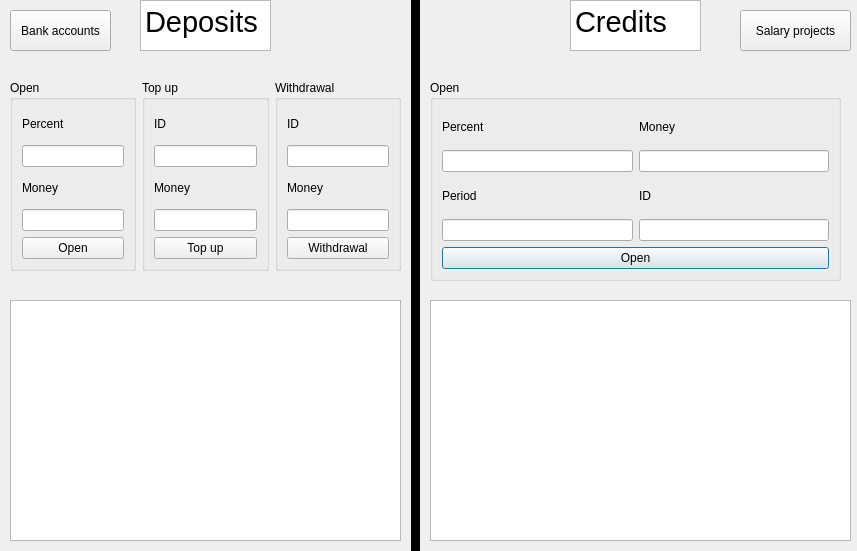
<?xml version="1.0" encoding="UTF-8"?>
<ui version="4.0">
 <class>deposit_credit_menu</class>
 <widget class="QDialog" name="deposit_credit_menu">
  <property name="geometry">
   <rect>
    <x>0</x>
    <y>0</y>
    <width>857</width>
    <height>551</height>
   </rect>
  </property>
  <property name="windowTitle">
   <string>Dialog</string>
  </property>
  <widget class="QTextBrowser" name="textBrowser">
   <property name="geometry">
    <rect>
     <x>140</x>
     <y>0</y>
     <width>131</width>
     <height>51</height>
    </rect>
   </property>
   <property name="html">
    <string>&lt;!DOCTYPE HTML PUBLIC &quot;-//W3C//DTD HTML 4.0//EN&quot; &quot;http://www.w3.org/TR/REC-html40/strict.dtd&quot;&gt;
&lt;html&gt;&lt;head&gt;&lt;meta name=&quot;qrichtext&quot; content=&quot;1&quot; /&gt;&lt;style type=&quot;text/css&quot;&gt;
p, li { white-space: pre-wrap; }
&lt;/style&gt;&lt;/head&gt;&lt;body style=&quot; font-family:'Ubuntu'; font-size:11pt; font-weight:400; font-style:normal;&quot;&gt;
&lt;p style=&quot; margin-top:0px; margin-bottom:0px; margin-left:0px; margin-right:0px; -qt-block-indent:0; text-indent:0px;&quot;&gt;&lt;span style=&quot; font-size:22pt;&quot;&gt;Deposits&lt;/span&gt;&lt;/p&gt;&lt;/body&gt;&lt;/html&gt;</string>
   </property>
  </widget>
  <widget class="Line" name="line">
   <property name="geometry">
    <rect>
     <x>400</x>
     <y>-10</y>
     <width>31</width>
     <height>581</height>
    </rect>
   </property>
   <property name="frameShadow">
    <enum>QFrame::Plain</enum>
   </property>
   <property name="lineWidth">
    <number>9</number>
   </property>
   <property name="orientation">
    <enum>Qt::Vertical</enum>
   </property>
  </widget>
  <widget class="QTableView" name="table_deposit">
   <property name="geometry">
    <rect>
     <x>10</x>
     <y>300</y>
     <width>391</width>
     <height>241</height>
    </rect>
   </property>
  </widget>
  <widget class="QTableView" name="table_credit">
   <property name="geometry">
    <rect>
     <x>430</x>
     <y>300</y>
     <width>421</width>
     <height>241</height>
    </rect>
   </property>
  </widget>
  <widget class="QTextBrowser" name="textBrowser_2">
   <property name="geometry">
    <rect>
     <x>570</x>
     <y>0</y>
     <width>131</width>
     <height>51</height>
    </rect>
   </property>
   <property name="html">
    <string>&lt;!DOCTYPE HTML PUBLIC &quot;-//W3C//DTD HTML 4.0//EN&quot; &quot;http://www.w3.org/TR/REC-html40/strict.dtd&quot;&gt;
&lt;html&gt;&lt;head&gt;&lt;meta name=&quot;qrichtext&quot; content=&quot;1&quot; /&gt;&lt;style type=&quot;text/css&quot;&gt;
p, li { white-space: pre-wrap; }
&lt;/style&gt;&lt;/head&gt;&lt;body style=&quot; font-family:'Ubuntu'; font-size:11pt; font-weight:400; font-style:normal;&quot;&gt;
&lt;p style=&quot; margin-top:0px; margin-bottom:0px; margin-left:0px; margin-right:0px; -qt-block-indent:0; text-indent:0px;&quot;&gt;&lt;span style=&quot; font-size:22pt;&quot;&gt;Credits&lt;/span&gt;&lt;/p&gt;&lt;/body&gt;&lt;/html&gt;</string>
   </property>
  </widget>
  <widget class="QGroupBox" name="groupBox_4">
   <property name="geometry">
    <rect>
     <x>430</x>
     <y>80</y>
     <width>411</width>
     <height>201</height>
    </rect>
   </property>
   <property name="title">
    <string>Open</string>
   </property>
   <layout class="QVBoxLayout" name="verticalLayout_12">
    <item>
     <layout class="QVBoxLayout" name="verticalLayout_11">
      <item>
       <layout class="QHBoxLayout" name="horizontalLayout_2">
        <item>
         <layout class="QVBoxLayout" name="verticalLayout_9">
          <item>
           <layout class="QVBoxLayout" name="verticalLayout_8">
            <item>
             <widget class="QLabel" name="label_7">
              <property name="text">
               <string>Percent</string>
              </property>
             </widget>
            </item>
            <item>
             <widget class="QLineEdit" name="credit_percent"/>
            </item>
           </layout>
          </item>
          <item>
           <layout class="QVBoxLayout" name="verticalLayout_7">
            <item>
             <widget class="QLabel" name="label_9">
              <property name="text">
               <string>Period</string>
              </property>
             </widget>
            </item>
            <item>
             <widget class="QLineEdit" name="credit_period"/>
            </item>
           </layout>
          </item>
         </layout>
        </item>
        <item>
         <layout class="QVBoxLayout" name="verticalLayout_10">
          <item>
           <widget class="QLabel" name="label_8">
            <property name="text">
             <string>Money</string>
            </property>
           </widget>
          </item>
          <item>
           <widget class="QLineEdit" name="credit_money"/>
          </item>
          <item>
           <widget class="QLabel" name="label_10">
            <property name="text">
             <string>ID</string>
            </property>
           </widget>
          </item>
          <item>
           <widget class="QLineEdit" name="credit_ID"/>
          </item>
         </layout>
        </item>
       </layout>
      </item>
      <item>
       <widget class="QPushButton" name="pushButton_4">
        <property name="text">
         <string>Open</string>
        </property>
       </widget>
      </item>
     </layout>
    </item>
   </layout>
  </widget>
  <widget class="QPushButton" name="pushButton_5">
   <property name="geometry">
    <rect>
     <x>10</x>
     <y>10</y>
     <width>101</width>
     <height>41</height>
    </rect>
   </property>
   <property name="text">
    <string>Bank accounts</string>
   </property>
  </widget>
  <widget class="QWidget" name="layoutWidget">
   <property name="geometry">
    <rect>
     <x>10</x>
     <y>80</y>
     <width>391</width>
     <height>191</height>
    </rect>
   </property>
   <layout class="QHBoxLayout" name="horizontalLayout">
    <item>
     <widget class="QGroupBox" name="groupBox">
      <property name="title">
       <string>Open</string>
      </property>
      <layout class="QVBoxLayout" name="verticalLayout_2">
       <item>
        <layout class="QVBoxLayout" name="verticalLayout">
         <item>
          <widget class="QLabel" name="label">
           <property name="text">
            <string>Percent</string>
           </property>
          </widget>
         </item>
         <item>
          <widget class="QLineEdit" name="deposit_percent"/>
         </item>
         <item>
          <widget class="QLabel" name="label_2">
           <property name="text">
            <string>Money</string>
           </property>
          </widget>
         </item>
         <item>
          <widget class="QLineEdit" name="deposit_money"/>
         </item>
         <item>
          <widget class="QPushButton" name="pushButton">
           <property name="text">
            <string>Open</string>
           </property>
          </widget>
         </item>
        </layout>
       </item>
      </layout>
     </widget>
    </item>
    <item>
     <widget class="QGroupBox" name="groupBox_2">
      <property name="title">
       <string>Top up</string>
      </property>
      <layout class="QVBoxLayout" name="verticalLayout_4">
       <item>
        <layout class="QVBoxLayout" name="verticalLayout_3">
         <item>
          <widget class="QLabel" name="label_3">
           <property name="text">
            <string>ID</string>
           </property>
          </widget>
         </item>
         <item>
          <widget class="QLineEdit" name="top_up_ID"/>
         </item>
         <item>
          <widget class="QLabel" name="label_4">
           <property name="text">
            <string>Money</string>
           </property>
          </widget>
         </item>
         <item>
          <widget class="QLineEdit" name="top_up_money"/>
         </item>
         <item>
          <widget class="QPushButton" name="pushButton_2">
           <property name="text">
            <string>Top up</string>
           </property>
          </widget>
         </item>
        </layout>
       </item>
      </layout>
     </widget>
    </item>
    <item>
     <widget class="QGroupBox" name="groupBox_3">
      <property name="title">
       <string>Withdrawal</string>
      </property>
      <layout class="QVBoxLayout" name="verticalLayout_5">
       <item>
        <layout class="QVBoxLayout" name="verticalLayout_6">
         <item>
          <widget class="QLabel" name="label_5">
           <property name="text">
            <string>ID</string>
           </property>
          </widget>
         </item>
         <item>
          <widget class="QLineEdit" name="withdrawal_ID"/>
         </item>
         <item>
          <widget class="QLabel" name="label_6">
           <property name="text">
            <string>Money</string>
           </property>
          </widget>
         </item>
         <item>
          <widget class="QLineEdit" name="withdrawal_money"/>
         </item>
         <item>
          <widget class="QPushButton" name="pushButton_3">
           <property name="text">
            <string>Withdrawal</string>
           </property>
          </widget>
         </item>
        </layout>
       </item>
      </layout>
     </widget>
    </item>
   </layout>
  </widget>
  <widget class="QPushButton" name="pushButton_6">
   <property name="geometry">
    <rect>
     <x>740</x>
     <y>10</y>
     <width>111</width>
     <height>41</height>
    </rect>
   </property>
   <property name="text">
    <string>Salary projects</string>
   </property>
  </widget>
 </widget>
 <resources/>
 <connections/>
</ui>
